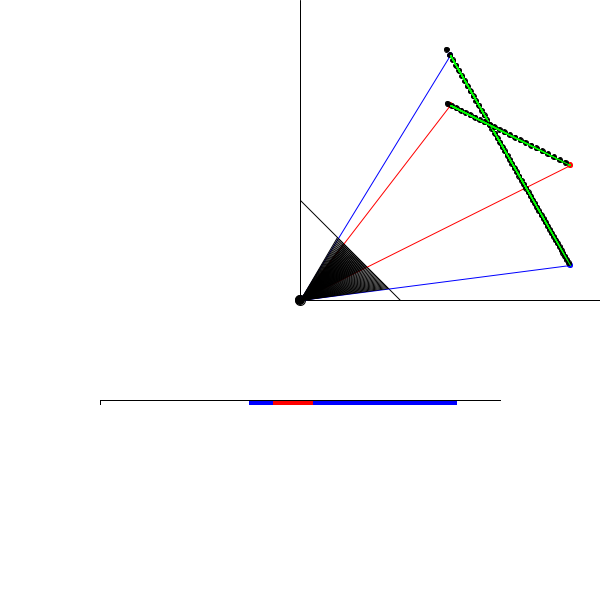
Frame 1 (no input)
Frame 60 (the mouse pressed at the canvas centre just before this capture): identical to frame 1, image omitted
Frame 120 (the mouse held since frame 60 and released just before this capture): identical to frame 1, image omitted

The Processing sketch that drew this single still picture (run headless with seeded random() and noise(); from frame 60 on, the mouse is pressed at the canvas centre):

// Processing sketch: AD_1D_Render
// ── AD_1D_Render.pde
color[] colorBuffer = new color[100];
float[] zBuffer = new float[100];

final color[] lineColors = {#0000FF, #FF0000};

final float camX = 300, camY = 300;

Point[] points = {new Point(camX, camY), new Point(450, 55), new Point(570, 265), new Point(450, 105), new Point(570, 165)};
Point screen0 = new Point(300, 200);
Point screen1 = new Point(400, 300);

//nice comment, does it work?

final Line screenSpace = new Line(screen0, screen1);

Line[] lines = {new Line(points[1], points[2]), new Line(points[3], points[4])};

void setup() {
  size(600, 600);
}

void draw() {
  background(255);
  changeColor(0);
  ellipse(camX, camY, 10, 10);
  line(camX, camY, 300, 0);
  line(camX, camY, 600, 300);
  line(300, 200, 400, 300);
  changeColor(#0000FF);
  line(points[1].x, points[1].y, points[2].x, points[2].y);
  line(points[0].x, points[0].y, points[2].x, points[2].y);
  line(points[1].x, points[1].y, points[0].x, points[0].y);
  ellipse(points[1].x, points[1].y, 5, 5);
  ellipse(points[2].x, points[2].y, 5, 5);
  changeColor(#FF0000);
  line(points[3].x, points[3].y, points[4].x, points[4].y);
  line(points[0].x, points[0].y, points[4].x, points[4].y);
  line(points[3].x, points[3].y, points[0].x, points[0].y);
  ellipse(points[3].x, points[3].y, 5, 5);
  ellipse(points[4].x, points[4].y, 5, 5);

  //get line segment points
  for (int i = 0; i < 100; i++) {
    colorBuffer[i] = 255;
    zBuffer[i] = Float.MAX_VALUE;
  }
  int k = 0;
  for (Line l : lines) {
    Point intersect = new Line(points[0], l.p1).intersect(screenSpace);

    int screenLoc = int((intersect.x - screenSpace.p1.x) / (screenSpace.p2.x - screenSpace.p1.x) * 100);

    Point intersect2 = new Line(points[0], l.p2).intersect(screenSpace);

    int screenLoc2 = int((intersect2.x - screenSpace.p1.x) / (screenSpace.p2.x - screenSpace.p1.x) * 100);

    for (int i = min(screenLoc, screenLoc2); i <= max(screenLoc, screenLoc2); i++) {
      if (i < 0) i = 0;
      if (i >= colorBuffer.length) break;
      //calc z-value
      float xVal = screen1.x + ((screenSpace.p1.x - screenSpace.p2.x) * (100 - i)/100f);
      float yVal = screen1.y + ((screenSpace.p1.y - screenSpace.p2.y) * (100 - i)/100f);
      Point p = new Point(xVal, yVal);
      changeColor(0);
      line(points[0].x, points[0].y, xVal, yVal);
      float zVal = Float.MAX_VALUE;
      Point p1 = l.intersect(new Line(points[0], p));
      ellipse(p1.x, p1.y, 5, 5);
      changeColor(#00FF00);
      Line myLine = new Line(points[0], p);
      line(l.p1.x, l.p1.y, l.p2.x, l.p2.y);
      zVal = p.distance(l.intersect(new Line(points[0], p)));

      //assign new color if better z-value
      if (zVal < zBuffer[i]) {
        if (zBuffer[i] != Float.MAX_VALUE);
        zBuffer[i] = zVal;
        colorBuffer[i] = lineColors[k];
      }
    }
    k++;
  }

  //read from output buffer
  stroke(0);
  fill(255);
  rect(100, 400, 400, 4);
  noStroke();
  for (int i = 0; i < 100; i++) {
    fill(colorBuffer[i]);
    rect(101 + (4 * i), 401, 4, 4);
  }
  stroke(0);
  //for (int i = 100; i < 500; i += 4) line(i, 400, i, 404);

  if (keyPressed) {
    if (key == 'a') {
      points[1].x --;
    }
    if (key == 'd') {
      points[1].x ++;
    }
    if (key == 'w') {
      points[1].y --;
    }
    if (key == 's') {
      points[1].y ++;
    }
    if (key == 'j') {
      points[0].x --;
    }
    if (key == 'l') {
      points[0].x ++;
    }
    if (key == 'i') {
      points[0].y --;
    }
    if (key == 'k') {
      points[0].y ++;
    }
    screenSpace.p1.x = points[0].x;
    screenSpace.p1.y = points[0].y - 100;
    screenSpace.p2.x = points[0].x + 100;
    screenSpace.p2.y = points[0].y;
    lines[0].reSlope();
  }

  changeColor(#00FF00);
}

void changeColor(color c) {
  fill(c);
  stroke(c);
}

private class Point {
  float x, y;
  public Point(float x, float y) {
    this.x = x;
    this.y = y;
  }
  public float distance(Point that) {
    return sqrt(pow(this.x - that.x, 2) + pow(this.y - that.y, 2));
  }
}

private class Line {
  Point p1, p2;
  float m;
  public Line(float x1, float y1, float x2, float y2) {
    p1 = new Point(x1, y1);
    p2 = new Point(x2, y2);
    m = (y2 - y1) / (x2 - x1);
  }
  public Line(Point p1, Point p2) {
    this.p1 = p1;
    this.p2 = p2;
    m = (p2.y - p1.y) / (p2.x - p1.x);
  }
  public Point intersect(Line that) {
    float xF, yF;
    xF = (this.p1.y + (that.m * that.p1.x) - (that.p1.y + (this.m * this.p1.x))) / (that.m - this.m);
    yF = this.p1.y + this.m * (xF - this.p1.x);
    return new Point(xF, yF);
  }
  public void reSlope() {
    m = (p2.y - p1.y) / (p2.x - p1.x);
  }
}
